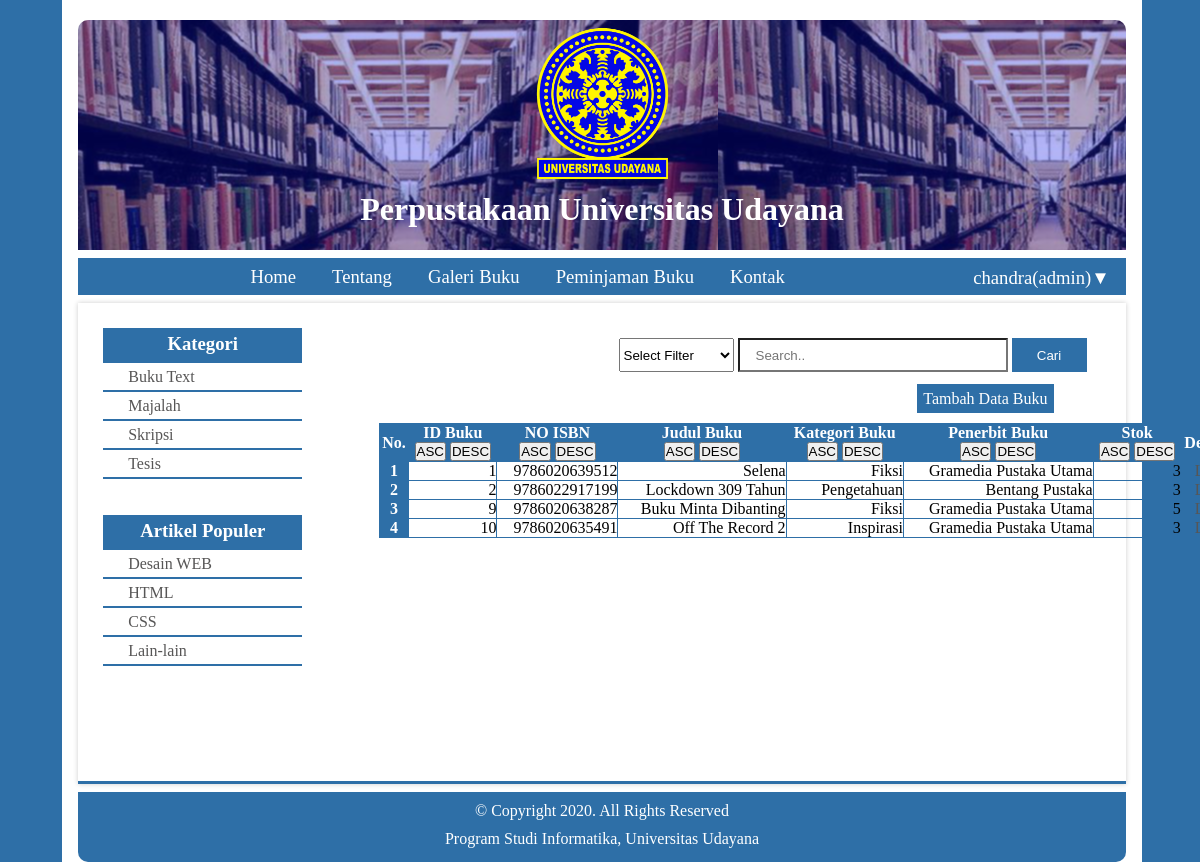
Screenshot of /index.php?halaman=galeri (signed in) with the database file from the repository.
### tables this page shows
CREATE TABLE `buku` (
  `id_buku` int(11) NOT NULL,
  `isbn` varchar(13) NOT NULL,
  `judul_buku` varchar(50) NOT NULL,
  `tahun_buku` varchar(4) NOT NULL,
  `stok_buku` int(3) NOT NULL,
  `kategori` varchar(50) NOT NULL,
  `id_penerbit` int(11) NOT NULL,
  `id_rak` int(11) NOT NULL
);

CREATE TABLE `penerbit` (
  `id_penerbit` int(11) NOT NULL,
  `nama_penerbit` varchar(30) NOT NULL,
  `alamat` text NOT NULL,
  `no_tlp` varchar(13) NOT NULL
);

### akses.php (called while the page is built, shortened)
<?php
	if (!isset($_SESSION['login_user']) || !isset($_SESSION['akses']) || !isset($_SESSION['id_user'])){
	    $user='NULL';
	    $akses='NULL';
	    $id ='NULL';
	}else{
		$akses = $_SESSION['akses'];
	}
?>

### function.php (called while the page is built, shortened)
<?php
    class Data{
        private $mysqli;
        public function __construct($conn)
        {
            $this->mysqli = $conn;
        }
        public function tampil($id=null){
            $db = $this->mysqli->connection;
            $sql = "SELECT b.id_buku, b.isbn, b.judul_buku,b.kategori, p.nama_penerbit AS nama_penerbit, b.stok_buku FROM buku b JOIN penerbit p WHERE b.id_penerbit = p.id_penerbit ";
            $query = $db->query($sql) or die($db->error);
            return $query;
        }
    }
?>

### main/galeri.php (the view, shortened to what this page needs)
<div class="c_galeri">
	<div class="g_left">
		<h3>Kategori</h3>
		<ul>
			<li><a href="#">Buku Text</a></li>
			<li><a href="#">Majalah</a></li>
			<li><a href="#">Skripsi</a></li>
			<li><a href="#">Tesis</a></li>
		</ul>
		<br><br>
		<h3>Artikel Populer</h3>
		<ul>
			<li><a href="#">Desain WEB</a></li>
			<li><a href="#">HTML</a></li>
			<li><a href="#">CSS</a></li>
			<li><a href="#">Lain-lain</a></li>
		</ul>
	</div>
	<div class="g_right">
		<div class="search">
			<form action="" method="POST">
				<select name="pilihan" class="select">
					<option value="">Select Filter</option>
                </select>
				<input type="text" placeholder="Search.." name="cari">
				<button type="submit" name="submit" value="cari" id="cari">Cari</button>
				<br><br>
				<?php
					if ($akses=='admin') {
						?>
							<div class="tambah">
								<a href="index.php?halaman=tambah_buku" style="color: white;">
									<label style="background: #2e6fa7;padding: 6px;">Tambah Data Buku</label>
								</a>
						</div>
						<?php
					}
				?>
				<table width="850px" cellpadding="0" class="tbl_galeri">
					<tr class="tbl_galeri">
		                <th class="tbl_galeri">No.</th>
		                <th>ID Buku<br>
		                	<button type="submit" value="ASC" name="id_buku">ASC</button>
		                	<button type="submit" value="DESC" name="id_buku">DESC</button>
		                </th>
		                <th>NO ISBN<br>
		                	<button type="submit" value="ASC" name="isbn">ASC</button>
		                	<button type="submit" value="DESC" name="isbn">DESC</button>
		                </th>
		                <th>Judul Buku <br>
		                	<button type="submit" value="ASC" name="nama">ASC</button>
		                	<button type="submit" value="DESC" name="nama">DESC</button>
		                </th>
		                <th>Kategori Buku <br>
		                	<button type="submit" value="ASC" name="kategori">ASC</button>
		                	<button type="submit" value="DESC" name="kategori">DESC</button>
		                </th>
		                <th>Penerbit Buku <br>
		                	<button type="submit" value="ASC" name="penerbit">ASC</button>
		                	<button type="submit" value="DESC" name="penerbit">DESC</button>
		                </th>
		                <th>Stok<br>
		                	<button type="submit" value="ASC" name="stok_buku">ASC</button>
		                	<button type="submit" value="DESC" name="stok_buku">DESC</button>
		                </th>
		                <th>Detail</th>
		            </tr>
		             <?php
			          $no = 1;
			          $sort = "";
			          if(empty($sort))
			          {
			               $tampil = $dat->tampil();
			          }
			          while($data = $tampil->fetch_object())
			          {
			            ?>
			            <tr class="tbl_galeri">
							<th><?php echo $no++ ?></th>
							<td class="tbl_galeri"><?php echo $data->id_buku; ?></td>
							<td class="tbl_galeri"><?php echo $data->isbn; ?></td>
							<td class="tbl_galeri"><?php echo $data->judul_buku; ?></td>
							<td class="tbl_galeri"><?php echo $data->kategori; ?></td>
							<td class="tbl_galeri"><?php echo $data->nama_penerbit; ?></td>
							<td class="tbl_galeri"><?php echo $data->stok_buku; ?></td>
							<td class="tbl_galeri">
				            <a id="popup" href="<?php echo $data->id_buku?>">Lihat</a>
				            </td>
			            </tr>
			          <?php
			          }
			        ?>
				</table>
			</form>
		</div>
	</div>
</div>

### style/style.css (style rules this page uses)
* { margin: 0; padding: 0; }
a { text-decoration: none; color: #575656; }
body { background: #2e6fa7 }
.tambah { margin-right: 33px; padding: 0 0 15px; }
.c_galeri { width: 97%; box-shadow: 0px 0px 5px 0px rgba(0, 0, 0, 0.2); margin-top: 8px; height: 478px; border-bottom: 3px solid #2e6fa7; }
.search { width: 90%; height: 35px; text-align: right; }
.search input { border-collapse: collapse; width: 250px; height: 30px; padding: 0px 0px 0px 16px; border-radius: 0px; }
#cari { border-collapse: collapse; background: #2e6fa7; border: none; height: 34px; width: 75px; color: white; }
.search select { height: 34px; width: 115px; }
.search { padding-top: 20px; }
.search .tbl_galeri th { text-align: center; }
.tbl_galeri { border: 1px solid #2e6fa7; border-collapse: collapse; text-transform: capitalize; }
.search th { background: #2e6fa7; color: white; }
.g_left { float: left; width: 19%; padding-left: 25px; padding-top: 25px; }
.g_left h3 { background-color: #2e6fa7; color: white; height: 30px; padding-top: 5px; }
.g_left ul li { list-style-type: none; border-bottom: 2px solid #2e6fa7; text-align: left; padding: 5px 0 5px 25px; height: 17px; }
.g_right { float: right; width: 75%; height: 385px; padding-top: 15px; }

### rows the page displays
buku: id_buku "1", isbn "9786020639512", judul_buku "Selena", kategori "Fiksi", id_penerbit.nama_penerbit "Gramedia Pustaka Utama", stok_buku "3"
buku: id_buku "2", isbn "9786022917199", judul_buku "Lockdown 309 Tahun", kategori "Pengetahuan", id_penerbit.nama_penerbit "Bentang Pustaka", stok_buku "3"
buku: id_buku "9", isbn "9786020638287", judul_buku "Buku Minta Dibanting", kategori "Fiksi", id_penerbit.nama_penerbit "Gramedia Pustaka Utama", stok_buku "5"
buku: id_buku "10", isbn "9786020635491", judul_buku "Off The Record 2", kategori "Inspirasi", id_penerbit.nama_penerbit "Gramedia Pustaka Utama", stok_buku "3"

### other values shown
$user "chandra"
$akses "admin"
